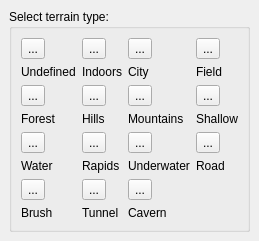
     <widget class="QWidget" name="terrainTab">
      <attribute name="title">
       <string>Terrain</string>
      </attribute>
      <layout class="QHBoxLayout" name="horizontalLayout_2">
       <property name="spacing">
        <number>6</number>
       </property>
       <property name="leftMargin">
        <number>9</number>
       </property>
       <property name="topMargin">
        <number>9</number>
       </property>
       <property name="rightMargin">
        <number>9</number>
       </property>
       <property name="bottomMargin">
        <number>9</number>
       </property>
       <item>
        <widget class="QGroupBox" name="groupBox_2">
         <property name="title">
          <string>Select terrain type:</string>
         </property>
         <property name="checkable">
          <bool>false</bool>
         </property>
         <layout class="QGridLayout">
          <property name="leftMargin">
           <number>9</number>
          </property>
          <property name="topMargin">
           <number>9</number>
          </property>
          <property name="rightMargin">
           <number>9</number>
          </property>
          <property name="bottomMargin">
           <number>9</number>
          </property>
          <property name="spacing">
           <number>6</number>
          </property>
          <item row="4" column="0">
           <widget class="QToolButton" name="toolButton08">
            <property name="text">
             <string>...</string>
            </property>
            <property name="icon">
             <iconset resource="../resources/mmapper2.qrc">
              <normaloff>:/pixmaps/terrain-water.png</normaloff>:/pixmaps/terrain-water.png</iconset>
            </property>
            <property name="iconSize">
             <size>
              <width>64</width>
              <height>64</height>
             </size>
            </property>
            <property name="checkable">
             <bool>true</bool>
            </property>
            <property name="autoExclusive">
             <bool>true</bool>
            </property>
           </widget>
          </item>
          <item row="4" column="1">
           <widget class="QToolButton" name="toolButton09">
            <property name="text">
             <string>...</string>
            </property>
            <property name="icon">
             <iconset resource="../resources/mmapper2.qrc">
              <normaloff>:/pixmaps/terrain-rapids.png</normaloff>:/pixmaps/terrain-rapids.png</iconset>
            </property>
            <property name="iconSize">
             <size>
              <width>64</width>
              <height>64</height>
             </size>
            </property>
            <property name="checkable">
             <bool>true</bool>
            </property>
            <property name="autoExclusive">
             <bool>true</bool>
            </property>
           </widget>
          </item>
          <item row="4" column="3">
           <widget class="QToolButton" name="toolButton11">
            <property name="text">
             <string>...</string>
            </property>
            <property name="icon">
             <iconset resource="../resources/mmapper2.qrc">
              <normaloff>:/pixmaps/road-nes.png</normaloff>:/pixmaps/road-nes.png</iconset>
            </property>
            <property name="iconSize">
             <size>
              <width>64</width>
              <height>64</height>
             </size>
            </property>
            <property name="checkable">
             <bool>true</bool>
            </property>
            <property name="autoExclusive">
             <bool>true</bool>
            </property>
           </widget>
          </item>
          <item row="4" column="2">
           <widget class="QToolButton" name="toolButton10">
            <property name="text">
             <string>...</string>
            </property>
            <property name="icon">
             <iconset resource="../resources/mmapper2.qrc">
              <normaloff>:/pixmaps/terrain-underwater.png</normaloff>:/pixmaps/terrain-underwater.png</iconset>
            </property>
            <property name="iconSize">
             <size>
              <width>64</width>
              <height>64</height>
             </size>
            </property>
            <property name="checkable">
             <bool>true</bool>
            </property>
            <property name="autoExclusive">
             <bool>true</bool>
            </property>
           </widget>
          </item>
          <item row="5" column="3">
           <widget class="QLabel" name="label_17">
            <property name="text">
             <string>Road</string>
            </property>
           </widget>
          </item>
          <item row="5" column="2">
           <widget class="QLabel" name="label_12">
            <property name="text">
             <string>Underwater</string>
            </property>
           </widget>
          </item>
          <item row="5" column="1">
           <widget class="QLabel" name="label_11">
            <property name="text">
             <string>Rapids</string>
            </property>
           </widget>
          </item>
          <item row="6" column="2">
           <widget class="QToolButton" name="toolButton14">
            <property name="text">
             <string>...</string>
            </property>
            <property name="icon">
             <iconset resource="../resources/mmapper2.qrc">
              <normaloff>:/pixmaps/terrain-cavern.png</normaloff>:/pixmaps/terrain-cavern.png</iconset>
            </property>
            <property name="iconSize">
             <size>
              <width>64</width>
              <height>64</height>
             </size>
            </property>
            <property name="checkable">
             <bool>true</bool>
            </property>
            <property name="autoExclusive">
             <bool>true</bool>
            </property>
           </widget>
          </item>
          <item row="2" column="3">
           <widget class="QToolButton" name="toolButton07">
            <property name="text">
             <string>...</string>
            </property>
            <property name="icon">
             <iconset resource="../resources/mmapper2.qrc">
              <normaloff>:/pixmaps/terrain-shallow.png</normaloff>:/pixmaps/terrain-shallow.png</iconset>
            </property>
            <property name="iconSize">
             <size>
              <width>64</width>
              <height>64</height>
             </size>
            </property>
            <property name="checkable">
             <bool>true</bool>
            </property>
            <property name="autoExclusive">
             <bool>true</bool>
            </property>
           </widget>
          </item>
          <item row="6" column="0">
           <widget class="QToolButton" name="toolButton12">
            <property name="text">
             <string>...</string>
            </property>
            <property name="icon">
             <iconset resource="../resources/mmapper2.qrc">
              <normaloff>:/pixmaps/terrain-brush.png</normaloff>:/pixmaps/terrain-brush.png</iconset>
            </property>
            <property name="iconSize">
             <size>
              <width>64</width>
              <height>64</height>
             </size>
            </property>
            <property name="checkable">
             <bool>true</bool>
            </property>
            <property name="autoExclusive">
             <bool>true</bool>
            </property>
           </widget>
          </item>
          <item row="0" column="2">
           <widget class="QToolButton" name="toolButton02">
            <property name="text">
             <string>...</string>
            </property>
            <property name="icon">
             <iconset resource="../resources/mmapper2.qrc">
              <normaloff>:/pixmaps/terrain-city.png</normaloff>:/pixmaps/terrain-city.png</iconset>
            </property>
            <property name="iconSize">
             <size>
              <width>64</width>
              <height>64</height>
             </size>
            </property>
            <property name="checkable">
             <bool>true</bool>
            </property>
            <property name="autoExclusive">
             <bool>true</bool>
            </property>
           </widget>
          </item>
          <item row="6" column="1">
           <widget class="QToolButton" name="toolButton13">
            <property name="text">
             <string>...</string>
            </property>
            <property name="icon">
             <iconset resource="../resources/mmapper2.qrc">
              <normaloff>:/pixmaps/terrain-tunnel.png</normaloff>:/pixmaps/terrain-tunnel.png</iconset>
            </property>
            <property name="iconSize">
             <size>
              <width>64</width>
              <height>64</height>
             </size>
            </property>
            <property name="checkable">
             <bool>true</bool>
            </property>
            <property name="autoExclusive">
             <bool>true</bool>
            </property>
           </widget>
          </item>
          <item row="0" column="3">
           <widget class="QToolButton" name="toolButton03">
            <property name="text">
             <string>...</string>
            </property>
            <property name="icon">
             <iconset resource="../resources/mmapper2.qrc">
              <normaloff>:/pixmaps/terrain-field.png</normaloff>:/pixmaps/terrain-field.png</iconset>
            </property>
            <property name="iconSize">
             <size>
              <width>64</width>
              <height>64</height>
             </size>
            </property>
            <property name="checkable">
             <bool>true</bool>
            </property>
            <property name="autoExclusive">
             <bool>true</bool>
            </property>
           </widget>
          </item>
          <item row="2" column="2">
           <widget class="QToolButton" name="toolButton06">
            <property name="text">
             <string>...</string>
            </property>
            <property name="icon">
             <iconset resource="../resources/mmapper2.qrc">
              <normaloff>:/pixmaps/terrain-mountains.png</normaloff>:/pixmaps/terrain-mountains.png</iconset>
            </property>
            <property name="iconSize">
             <size>
              <width>64</width>
              <height>64</height>
             </size>
            </property>
            <property name="checkable">
             <bool>true</bool>
            </property>
            <property name="autoExclusive">
             <bool>true</bool>
            </property>
           </widget>
          </item>
          <item row="2" column="1">
           <widget class="QToolButton" name="toolButton05">
            <property name="text">
             <string>...</string>
            </property>
            <property name="icon">
             <iconset resource="../resources/mmapper2.qrc">
              <normaloff>:/pixmaps/terrain-hills.png</normaloff>:/pixmaps/terrain-hills.png</iconset>
            </property>
            <property name="iconSize">
             <size>
              <width>64</width>
              <height>64</height>
             </size>
            </property>
            <property name="checkable">
             <bool>true</bool>
            </property>
            <property name="autoExclusive">
             <bool>true</bool>
            </property>
           </widget>
          </item>
          <item row="2" column="0">
           <widget class="QToolButton" name="toolButton04">
            <property name="text">
             <string>...</string>
            </property>
            <property name="icon">
             <iconset resource="../resources/mmapper2.qrc">
              <normaloff>:/pixmaps/terrain-forest.png</normaloff>:/pixmaps/terrain-forest.png</iconset>
            </property>
            <property name="iconSize">
             <size>
              <width>64</width>
              <height>64</height>
             </size>
            </property>
            <property name="checkable">
             <bool>true</bool>
            </property>
            <property name="autoExclusive">
             <bool>true</bool>
            </property>
           </widget>
          </item>
          <item row="7" column="2">
           <widget class="QLabel" name="label_14">
            <property name="text">
             <string>Cavern</string>
            </property>
           </widget>
          </item>
          <item row="7" column="0">
           <widget class="QLabel" name="label_18">
            <property name="text">
             <string>Brush</string>
            </property>
           </widget>
          </item>
          <item row="7" column="1">
           <widget class="QLabel" name="label_16">
            <property name="text">
             <string>Tunnel</string>
            </property>
           </widget>
          </item>
          <item row="5" column="0">
           <widget class="QLabel" name="label_5">
            <property name="text">
             <string>Water</string>
            </property>
           </widget>
          </item>
          <item row="3" column="3">
           <widget class="QLabel" name="label_7">
            <property name="text">
             <string>Shallow</string>
            </property>
           </widget>
          </item>
          <item row="3" column="2">
           <widget class="QLabel" name="label_6">
            <property name="text">
             <string>Mountains</string>
            </property>
           </widget>
          </item>
          <item row="3" column="1">
           <widget class="QLabel" name="label_13">
            <property name="text">
             <string>Hills</string>
            </property>
           </widget>
          </item>
          <item row="3" column="0">
           <widget class="QLabel" name="label_4">
            <property name="text">
             <string>Forest</string>
            </property>
           </widget>
          </item>
          <item row="1" column="3">
           <widget class="QLabel" name="label_3">
            <property name="text">
             <string>Field</string>
            </property>
           </widget>
          </item>
          <item row="1" column="2">
           <widget class="QLabel" name="label_2">
            <property name="text">
             <string>City</string>
            </property>
           </widget>
          </item>
          <item row="1" column="0">
           <widget class="QLabel" name="label_9">
            <property name="text">
             <string>Undefined</string>
            </property>
           </widget>
          </item>
          <item row="1" column="1">
           <widget class="QLabel" name="label">
            <property name="text">
             <string>Indoors</string>
            </property>
           </widget>
          </item>
          <item row="0" column="0">
           <widget class="QToolButton" name="toolButton00">
            <property name="text">
             <string>...</string>
            </property>
            <property name="icon">
             <iconset resource="../resources/mmapper2.qrc">
              <normaloff>:/pixmaps/terrain-undefined.png</normaloff>:/pixmaps/terrain-undefined.png</iconset>
            </property>
            <property name="iconSize">
             <size>
              <width>64</width>
              <height>64</height>
             </size>
            </property>
            <property name="checkable">
             <bool>true</bool>
            </property>
            <property name="autoExclusive">
             <bool>true</bool>
            </property>
           </widget>
          </item>
          <item row="0" column="1">
           <widget class="QToolButton" name="toolButton01">
            <property name="text">
             <string>...</string>
            </property>
            <property name="icon">
             <iconset resource="../resources/mmapper2.qrc">
              <normaloff>:/pixmaps/terrain-indoors.png</normaloff>:/pixmaps/terrain-indoors.png</iconset>
            </property>
            <property name="iconSize">
             <size>
              <width>64</width>
              <height>64</height>
             </size>
            </property>
            <property name="checkable">
             <bool>true</bool>
            </property>
            <property name="autoExclusive">
             <bool>true</bool>
            </property>
           </widget>
          </item>
         </layout>
        </widget>
       </item>
      </layout>
     </widget>
